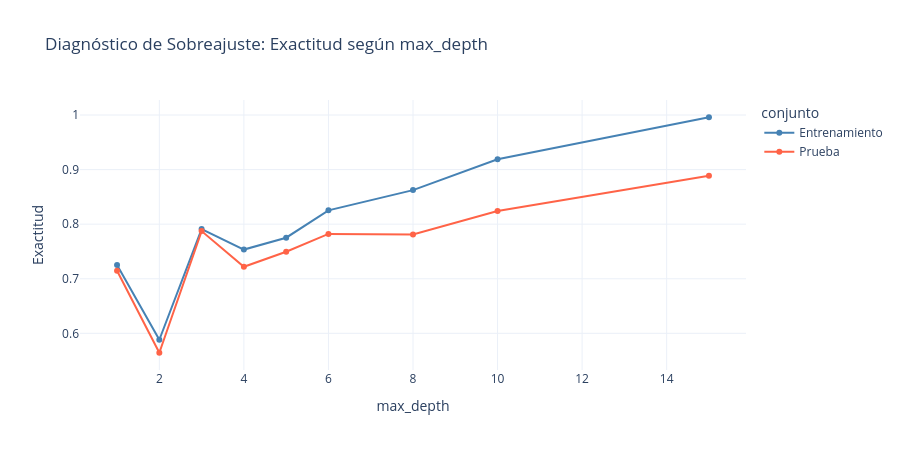

Notebook code cell kept with this figure:
### Markdown cell above
### Diagnóstico de sobreajuste según la profundidad

### Code cell
# Accuracy de entrenamiento y prueba según la profundidad máxima
depths = [1, 2, 3, 4, 5, 6, 8, 10, 15]
acc_tr, acc_te = [], []
for d in depths:
    m = DecisionTreeClassifier(max_depth=d, class_weight='balanced', random_state=RS).fit(Xtr[sel_tree], y_train)
    acc_tr.append(m.score(Xtr[sel_tree], y_train))
    acc_te.append(m.score(Xte[sel_tree], y_test))

plot_curva_complejidad(depths, acc_tr, acc_te, parametro='max_depth', metrica='Exactitud')

### Figure 1 — Plotly figure (JSON) as saved in the notebook; plotly's stock layout.template omitted (floating-point values rounded to 4 significant figures)
{"data": [{"hovertemplate": "conjunto=Entrenamiento<br>max_depth=%{x}<br>Exactitud=%{y}<extra></extra>", "legendgroup": "Entrenamiento", "line": {"color": "steelblue", "dash": "solid"}, "marker": {"symbol": "circle"}, "mode": "lines+markers", "name": "Entrenamiento", "orientation": "v", "showlegend": true, "type": "scatter", "x": [1, 2, 3, 4, 5, 6, 8, 10, 15], "xaxis": "x", "y": [0.7251, 0.5882, 0.791, 0.7535, 0.7752, 0.8253, 0.8624, 0.9189, 0.9959], "yaxis": "y"}, {"hovertemplate": "conjunto=Prueba<br>max_depth=%{x}<br>Exactitud=%{y}<extra></extra>", "legendgroup": "Prueba", "line": {"color": "tomato", "dash": "solid"}, "marker": {"symbol": "circle"}, "mode": "lines+markers", "name": "Prueba", "orientation": "v", "showlegend": true, "type": "scatter", "x": [1, 2, 3, 4, 5, 6, 8, 10, 15], "xaxis": "x", "y": [0.7147, 0.5644, 0.7873, 0.7219, 0.7495, 0.7822, 0.7812, 0.8241, 0.8885], "yaxis": "y"}], "layout": {"height": 450, "legend": {"title": {"text": "conjunto"}, "tracegroupgap": 0}, "title": {"text": "Diagnóstico de Sobreajuste: Exactitud según max_depth"}, "width": 900, "xaxis": {"anchor": "y", "domain": [0, 1], "title": {"text": "max_depth"}}, "yaxis": {"anchor": "x", "domain": [0, 1], "title": {"text": "Exactitud"}}}}
